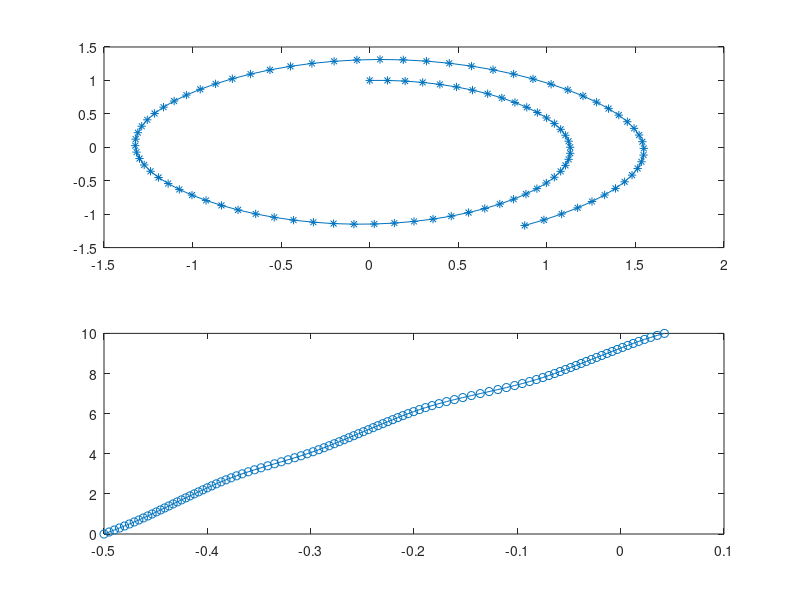
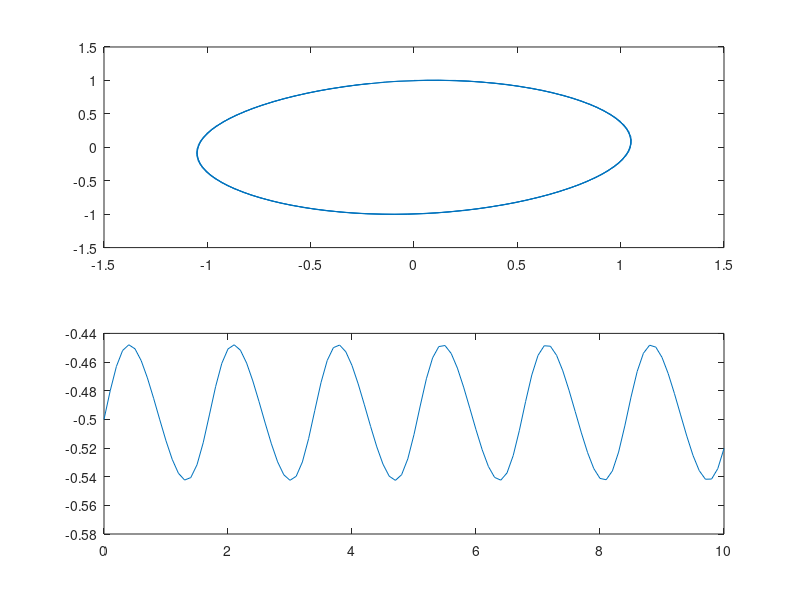
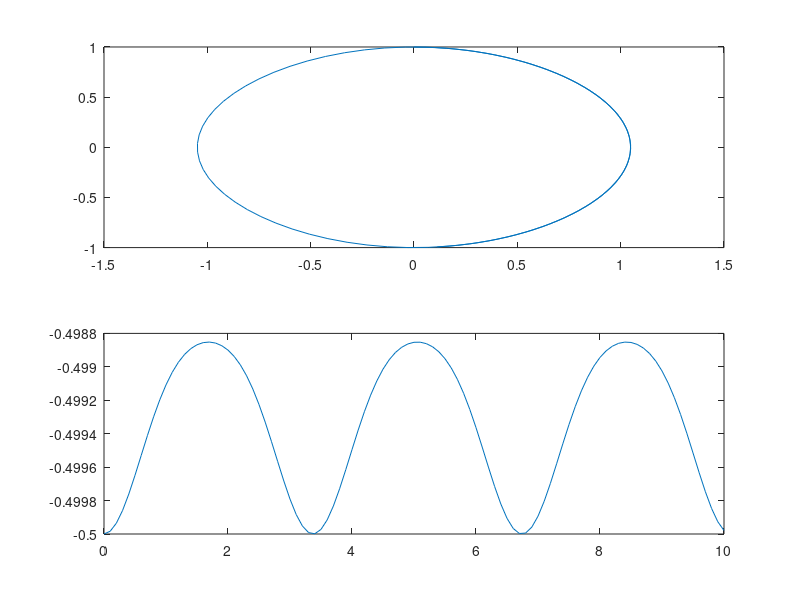

Recreate these plots in MATLAB, in order.
clc;
clear;

f=@(x,v)[v -sin(x)]';

%Euler
x0=0;
v0=1;
h=0.1;
N=100;
y=[x0,v0]';
Y=[y];
for n=1:N
    y_new=y+h*f(y(1),y(2));
    Y=[Y y_new];
    y=y_new;
end
figure(1)
subplot(2,1,1); %rows/columns/id of picture
plot(Y(1,:),Y(2,:),'*-')

subplot(2,1,2);
T=0:h:N*h;
plot(0.5*Y(2,:).^2-cos(Y(1,:)),T,'o-')


%Leapfrog
v=v0-h*(sin(x0));
x=x0;
V=v0;
X=x0;
for n=1:N
    v_new=v+2*h*(-sin(x));
    x_new=x+2*h*v_new;
    V=[V v_new];
    X=[X x_new];
    x=x_new;
    v=v_new;
end
figure(2)
subplot(2,1,1);
plot(X,V)
subplot(2,1,2);
T = 0:h:10; 
plot(T,(0.5*V.^2 - cos(X)))


%Verlet
v=v0; 
x_old=x0; 
x=x0+h*v+0.5*h^2*(-sin(x0)); 
V=v0; 
X=[x0, x]; 

for n=1:N 
x_new=2*x-x_old+h^2*(-sin(x)); 
v_new=(x_new-x_old)/(2*h); 

V=[V, v_new]; 
X=[X, x_new]; 
x_old=x; 
x=x_new; 
v=v_new; 
end 

figure(3) 
subplot (2, 1, 1) 
plot (X(1:length(X)-1), V) 
subplot(2, 1, 2); 
T = 0:h:N*h; 
plot(T,(0.5*V.^2 - cos(X(1:length(X)-1))))